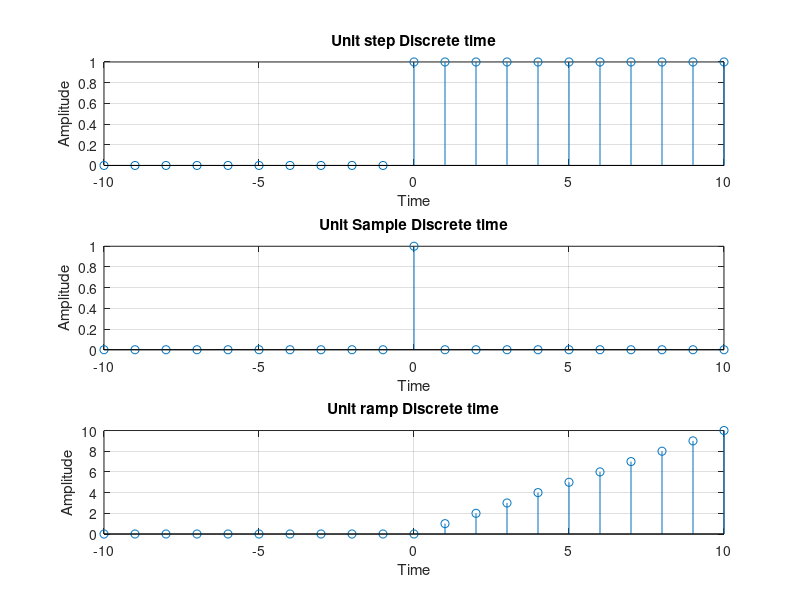

MATLAB code to generate this figure:
clc;
clear all;
close all;
t = -10:1:10;
unitstep = t >= 0;
unitsample = t == 0;
unitramp = t.*unitstep;

subplot(3,1,1);
stem(t,unitstep);
xlabel('Time');
ylabel('Amplitude');
title('Unit step Discrete time');
grid on;

subplot(3,1,2);
stem(t,unitsample);
xlabel('Time');
ylabel('Amplitude');
title('Unit Sample Discrete time');
grid on;

subplot(3,1,3);
stem(t,unitramp);
xlabel('Time');
ylabel('Amplitude');
title('Unit ramp Discrete time');
grid on;